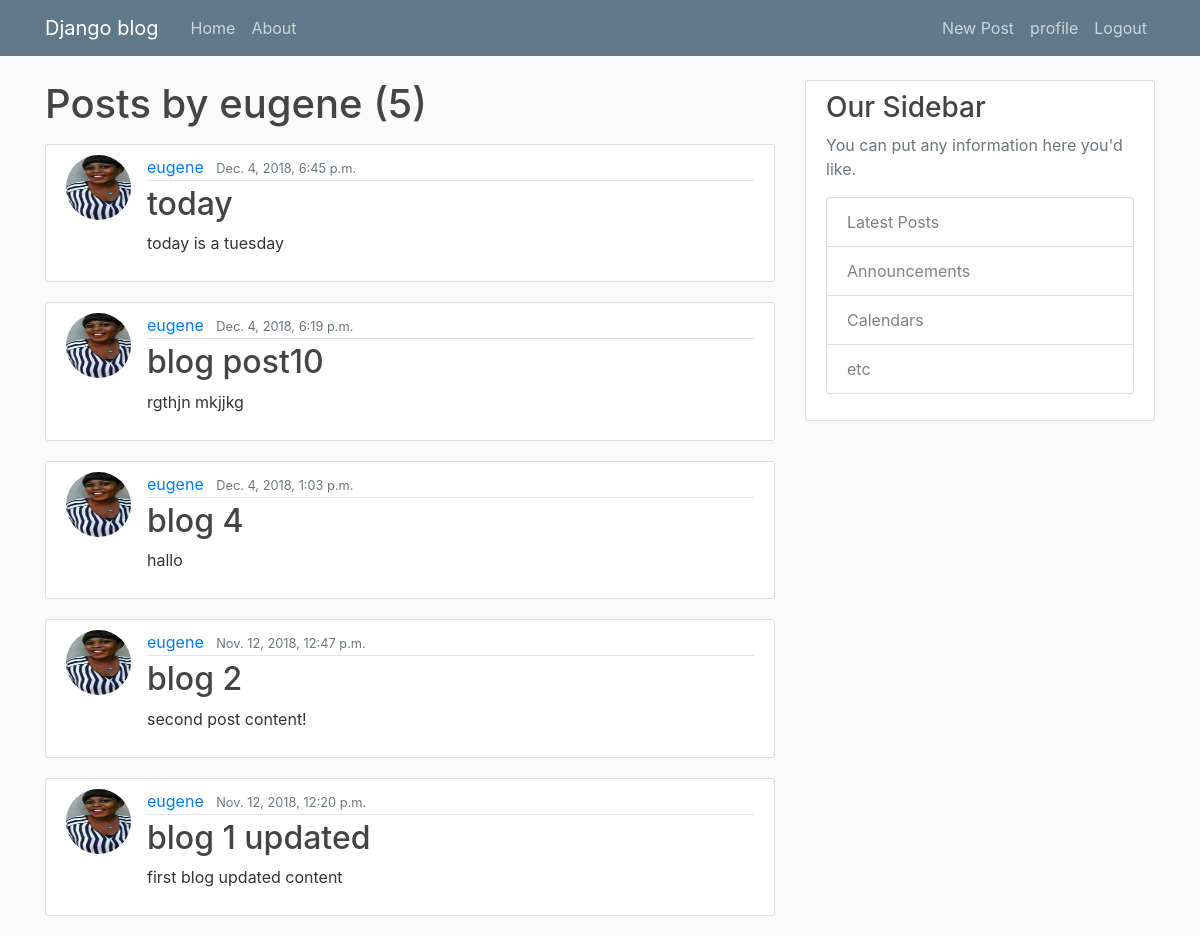
The app's page /user/eugene (signed in) with its own data.
### blog/models.py (models this page shows, shortened)
class Post(models.Model):
    title= models.CharField(max_length=100)
    content= models.TextField()
    date_posted= models.DateTimeField(default=timezone.now)
    author= models.ForeignKey(User,on_delete=models.CASCADE)

### users/models.py (models this page shows, shortened)
class profile(models.Model):
    user=models.OneToOneField(User, on_delete=models.CASCADE)
    image = models.ImageField(default='default.jpg',upload_to='profile_pics')

### blog/views.py (the view)
# urls.py: path('user/<str:username>', UserPostListView.as_view(), name='user-posts'),
class UserPostListView(ListView):
    model = Post
    template_name = 'blog/user_posts.html'
    context_object_name = 'posts'
    ordering = ['-date_posted']
    paginate_by = 5
    def get_queryset(self):
        user = get_object_or_404(User , username = self.kwargs.get('username'))
        return Post.objects.filter(author = user).order_by('-date_posted')

### blog/templates/blog/user_posts.html (shortened to what this page needs)
{% extends "blog/base.html" %}
{% block content %}
   <h1 class="mb-3">Posts by {{ view.kwargs.username }} ({{ page_obj.paginator.count }})</h1>
    {% for post in posts %}
    <article class="media content-section">
            <img class="rounded-circle article-img" src="{{ post.author.profile.image.url }}" >
            <div class="media-body">
              <div class="article-metadata">
                <a class="mr-2" href="{% url 'user-posts' post.author.username %}">{{ post.author }}</a>
                <small class="text-muted">{{ post.date_posted }}</small>
              </div>
              <h2><a class="article-title" href="{% url 'post-detail' post.id %}">{{ post.title }}</a></h2>
              <p class="article-content">{{ post.content }}</p>
            </div>
          </article>
    {% endfor %}
{% endblock content %}

### blog/static/blog/main.css (style rules this page uses)
body { background: #fafafa; color: #333333; margin-top: 5rem; }
h1, h2, h3, h4, h5, h6 { color: #444444; }
.content-section { background: #ffffff; padding: 10px 20px; border: 1px solid #dddddd; border-radius: 3px; margin-bottom: 20px; }
.article-title { color: #444444; }
.article-content { white-space: pre-line; }
.article-img { height: 65px; width: 65px; margin-right: 16px; }
.article-metadata { padding-bottom: 1px; margin-bottom: 4px; border-bottom: 1px solid #e3e3e3 }

### records on screen
Post: author.profile.image (picture), author "eugene", date_posted "Dec. 4, 2018, 6:45 p.m.", title "today", content "today is a tuesday"
Post: author.profile.image (picture), author "eugene", date_posted "Dec. 4, 2018, 6:19 p.m.", title "blog post10", content "rgthjn mkjjkg"
Post: author.profile.image (picture), author "eugene", date_posted "Dec. 4, 2018, 1:03 p.m.", title "blog 4", content "hallo"
Post: author.profile.image (picture), author "eugene", date_posted "Nov. 12, 2018, 12:47 p.m.", title "blog 2", content "second post content!"
Post: author.profile.image (picture), author "eugene", date_posted "Nov. 12, 2018, 12:20 p.m.", title "blog 1 updated", content "first blog updated content"

### other values on screen
{{ view.kwargs.username }} "eugene"
{{ page_obj.paginator.count }} "5"
